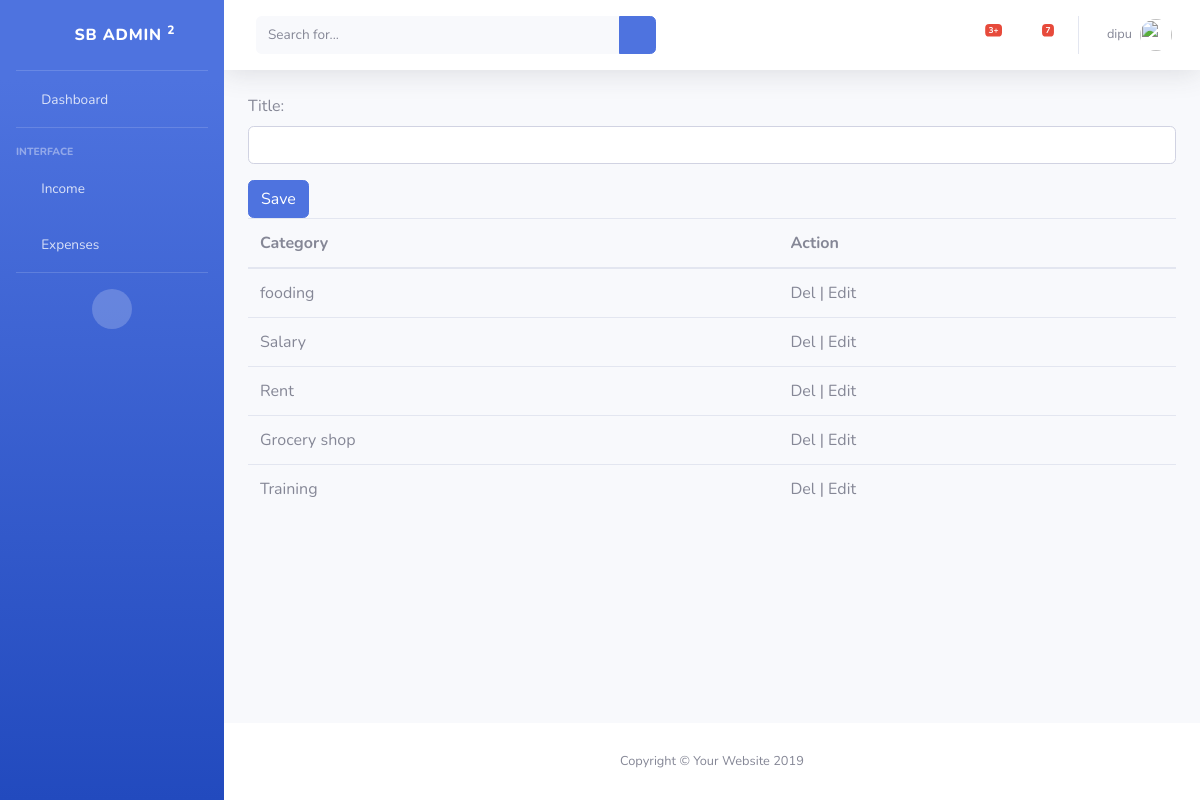
Page /income/category/ (signed in) on the earlier database version.
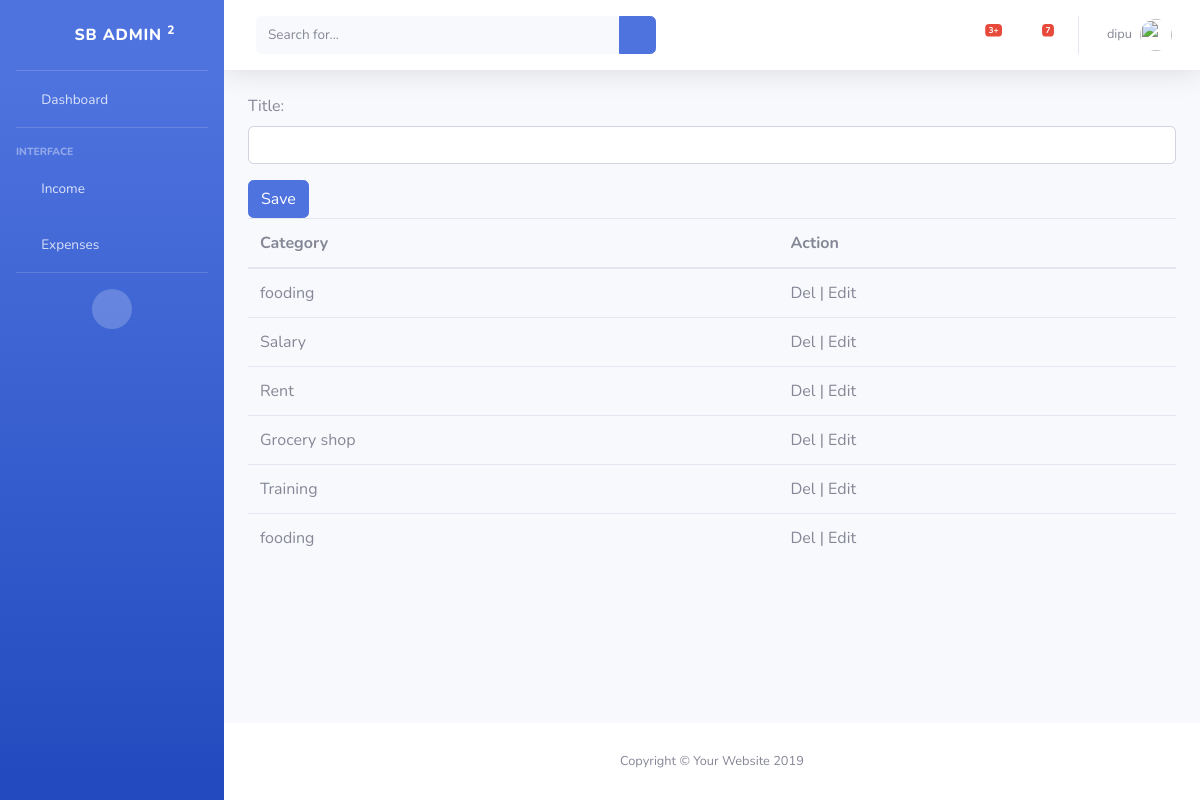
Same page on the later database version.
### income/models.py (models this page shows, shortened)
class IncomeCategory(Category):
    objects = IncomeCategoryManager()
    class Meta:
        db_table = 'incomecategory'

### income/views.py (the view, shortened to what this page needs)
# urls.py: path('category/',IncomeCategoryView.as_view(),name='income_category'),
class IncomeCategoryView(View):
    template_name = 'income_category.html'
    def get(self,request):
        context = {
            'form':IncomeCateogyForm(),
            'category':IncomeCategory.objects.filter(user_id=request.user.id)
        }
        return render(request,self.template_name,context)

### income/forms.py
class IncomeCateogyForm(forms.ModelForm):
    title = forms.CharField(widget=forms.TextInput(attrs={'class':'form-control'}))
    class Meta:
        model = IncomeCategory
        fields =['title',]

### templates/income_category.html (shortened to what this page needs)
{% extends 'master/master.html' %}
 {% block 'sidebar' %}
  {% include 'component/sidebar.html' %}
 {% endblock %}
 {% block 'navbar' %}
  {% include 'component/nav.html' %}
 {% endblock %}
 {% block 'footer' %}
{% include 'component/footer.html' %}
 {% endblock %}
{% block 'body' %}
 <form method="post">
      {{form.as_p}}
      <button type="submit" class="btn btn-primary">Save</button>
  </form>
<table class="table">
    <thead>
     <th>Category</th>
    <th>Action</th>
    </thead>
    {% for c in category %}
        <tr>
            <td>{{c.title}}</td>
            <td>Del | Edit </td>
        </tr>
     {% endfor %}
</table>
{% endblock %}

Differences in the rows shown:
added IncomeCategory: title "fooding"
